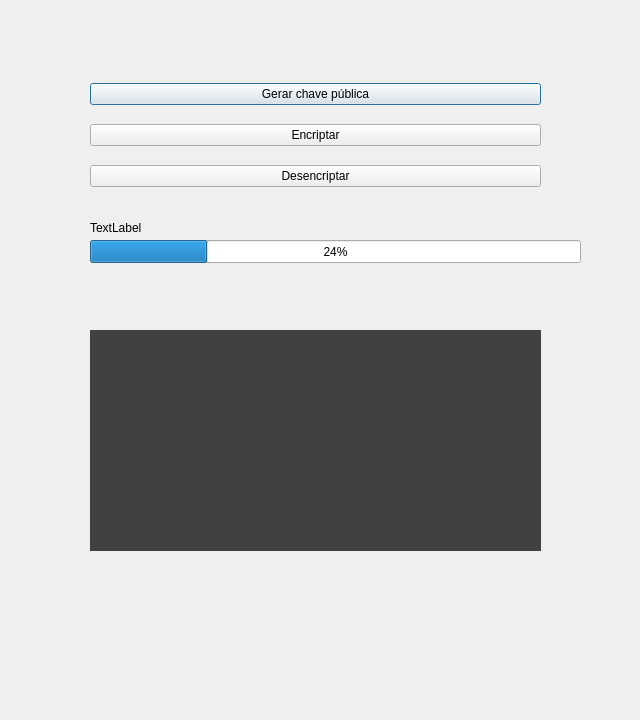
<?xml version="1.0" encoding="UTF-8"?>
<ui version="4.0">
 <class>Dialog</class>
 <widget class="QDialog" name="Dialog">
  <property name="geometry">
   <rect>
    <x>0</x>
    <y>0</y>
    <width>640</width>
    <height>720</height>
   </rect>
  </property>
  <property name="sizePolicy">
   <sizepolicy hsizetype="Fixed" vsizetype="Fixed">
    <horstretch>0</horstretch>
    <verstretch>0</verstretch>
   </sizepolicy>
  </property>
  <property name="windowTitle">
   <string>CriptoRSA</string>
  </property>
  <widget class="QWidget" name="verticalLayoutWidget">
   <property name="geometry">
    <rect>
     <x>90</x>
     <y>70</y>
     <width>451</width>
     <height>131</height>
    </rect>
   </property>
   <layout class="QVBoxLayout" name="botoes">
    <item>
     <widget class="QPushButton" name="GenerateKey">
      <property name="enabled">
       <bool>true</bool>
      </property>
      <property name="sizePolicy">
       <sizepolicy hsizetype="Minimum" vsizetype="Fixed">
        <horstretch>0</horstretch>
        <verstretch>0</verstretch>
       </sizepolicy>
      </property>
      <property name="maximumSize">
       <size>
        <width>16777215</width>
        <height>16777215</height>
       </size>
      </property>
      <property name="text">
       <string>Gerar chave pública</string>
      </property>
     </widget>
    </item>
    <item>
     <widget class="QPushButton" name="Cript">
      <property name="text">
       <string>Encriptar</string>
      </property>
     </widget>
    </item>
    <item>
     <widget class="QPushButton" name="Desencript">
      <property name="text">
       <string>Desencriptar</string>
      </property>
     </widget>
    </item>
   </layout>
  </widget>
  <widget class="QProgressBar" name="progressBar">
   <property name="geometry">
    <rect>
     <x>90</x>
     <y>240</y>
     <width>491</width>
     <height>23</height>
    </rect>
   </property>
   <property name="value">
    <number>24</number>
   </property>
  </widget>
  <widget class="QLabel" name="loading">
   <property name="geometry">
    <rect>
     <x>90</x>
     <y>220</y>
     <width>451</width>
     <height>16</height>
    </rect>
   </property>
   <property name="text">
    <string>TextLabel</string>
   </property>
  </widget>
  <widget class="QLabel" name="label">
   <property name="geometry">
    <rect>
     <x>90</x>
     <y>330</y>
     <width>451</width>
     <height>221</height>
    </rect>
   </property>
   <property name="styleSheet">
    <string notr="true">background-color: rgb(65, 65, 65);</string>
   </property>
   <property name="text">
    <string/>
   </property>
  </widget>
 </widget>
 <resources/>
 <connections/>
</ui>
